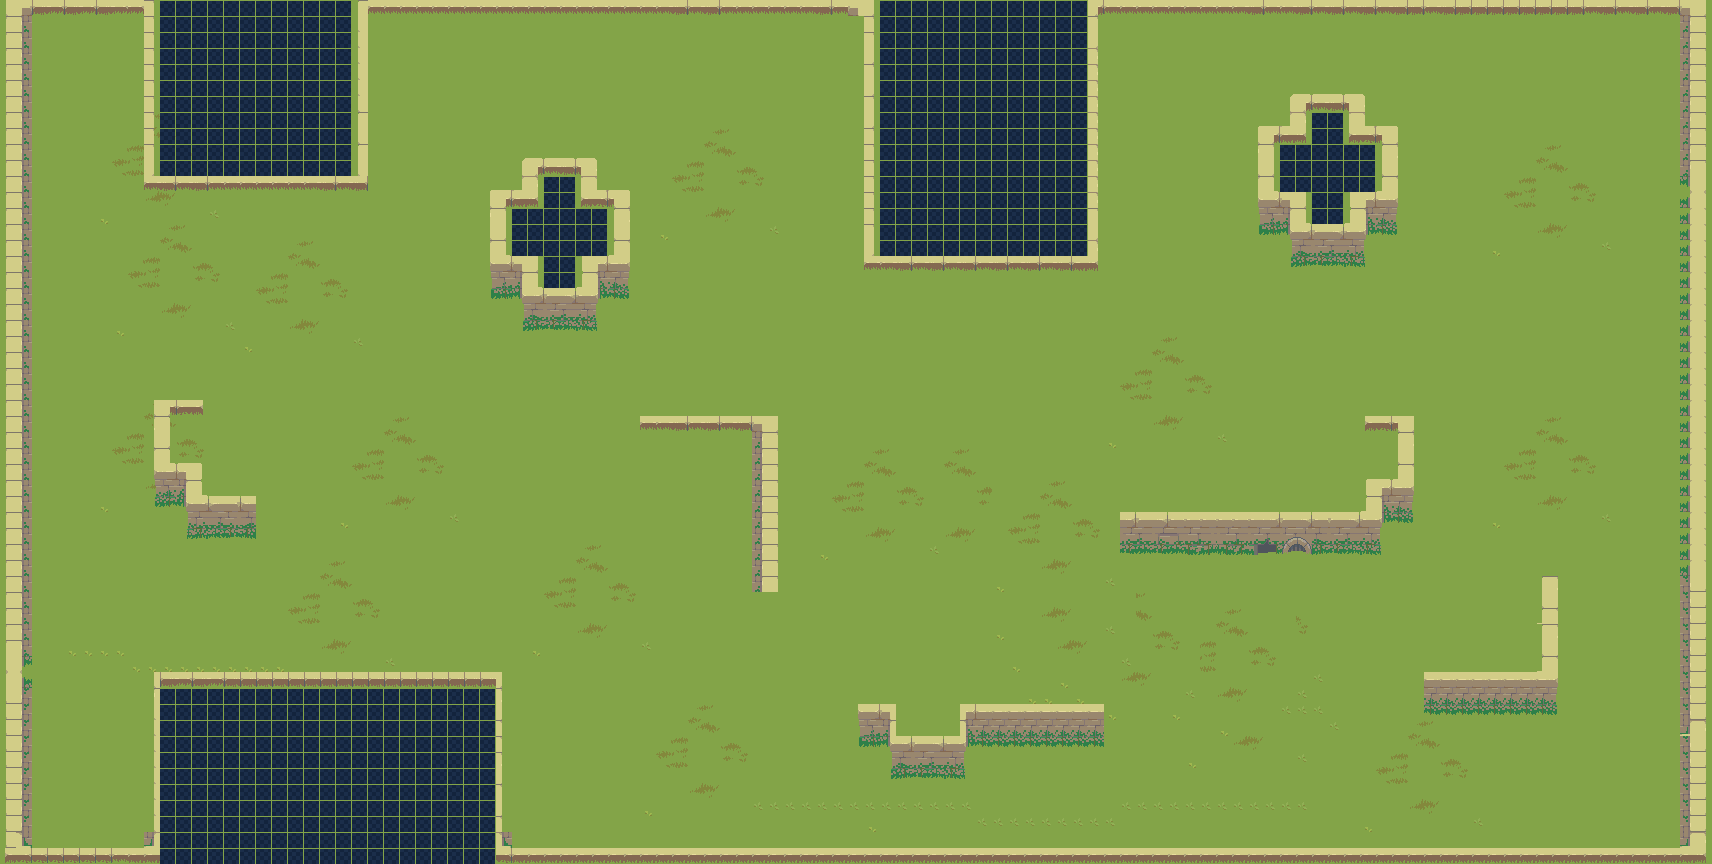

A 2D game scene composited from a Tiled map and its tileset images. What follows is a short description and the map's XML, with each tile layer's data collapsed to a summary:
An orthogonal 107x54 tile map with 16x16 px tiles, 3 tile layers (ground, grass, wall), 4 tilesets.

<map version="1.8" tiledversion="1.8.4" orientation="orthogonal" renderorder="right-down" width="107" height="54" tilewidth="16" tileheight="16" infinite="0" nextlayerid="4" nextobjectid="1">
 <tileset firstgid="1" name="Tileset-Animated Terrains-8 frames- transparency" tilewidth="16" tileheight="16" tilecount="1044" columns="58">
  <image source="Tileset-Animated Terrains-8 frames- transparency.png" width="928" height="288" />
 </tileset>
 <tileset firstgid="1045" name="wall-8 - 2 tiles tall-transparency" tilewidth="16" tileheight="16" tilecount="280" columns="20">
  <image source="wall-8 - 2 tiles tall-transparency.png" width="320" height="224" />
 </tileset>
 <tileset firstgid="1325" name="Tileset-Animated Terrains-8 frames-" tilewidth="16" tileheight="16" tilecount="1044" columns="58">
  <image source="Tileset-Animated Terrains-8 frames-.png" width="928" height="288" />
 </tileset>
 <tileset firstgid="2369" name="Tileset-Terrain2" tilewidth="16" tileheight="16" tilecount="2016" columns="72">
  <image source="Tileset-Terrain2.png" width="1152" height="448" />
 </tileset>
 <layer id="2" name="ground" width="107" height="54">
  <data>[5778 cells, 5778 non-empty, 1 distinct tile ids]</data>
 </layer>
 <layer id="3" name="grass" width="107" height="54">
  <data>[5778 cells, 1697 non-empty, 72 distinct tile ids]</data>
 </layer>
 <layer id="1" name="wall" width="107" height="54">
  <data>[5778 cells, 1577 non-empty, 209 distinct tile ids]</data>
 </layer>
</map>
